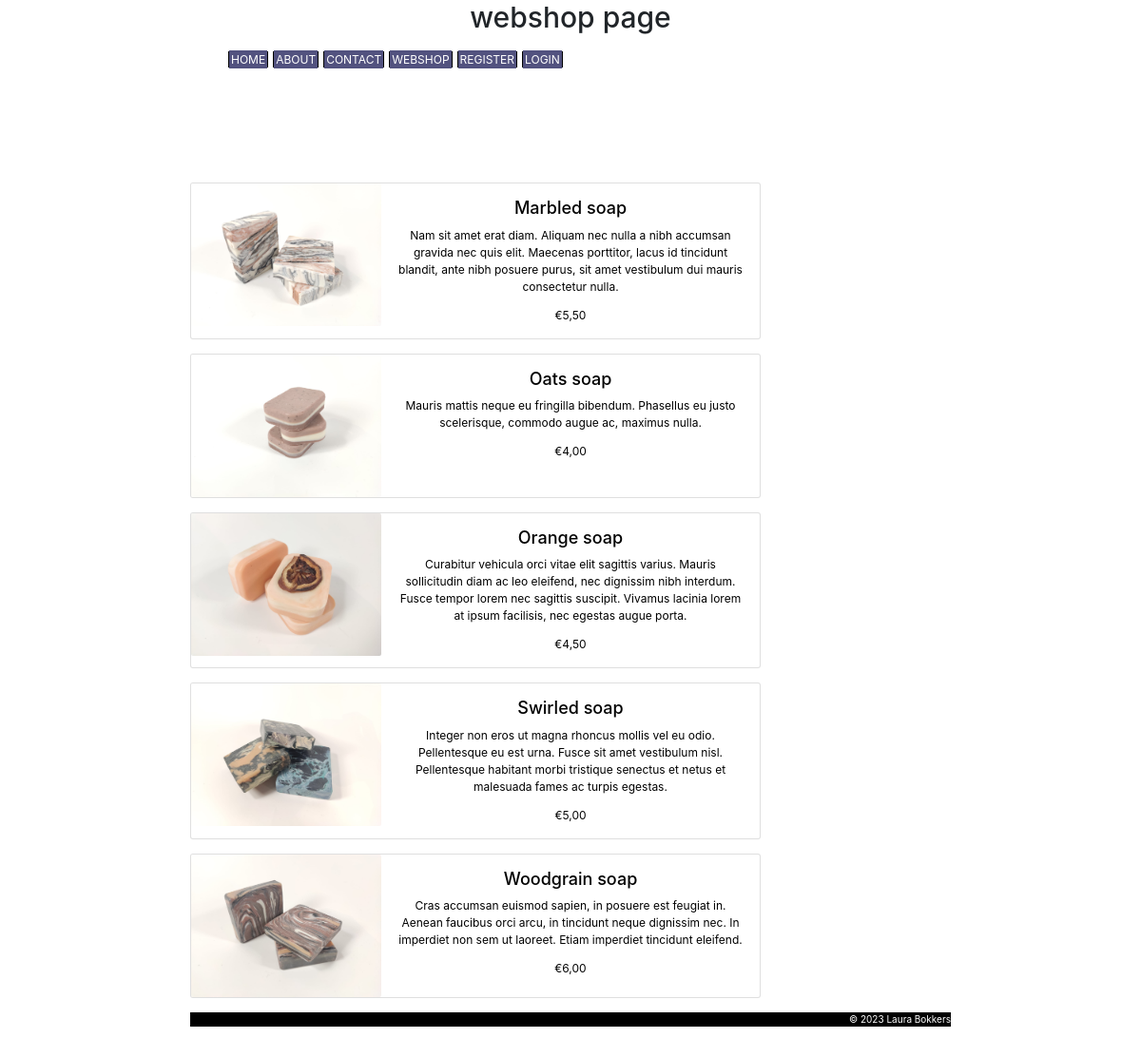
Screenshot of /index.php?page=webshop with the database file from the repository.
### tables this page shows
CREATE TABLE `products` (
  `id` int(11) NOT NULL,
  `name` varchar(100) NOT NULL,
  `description` varchar(300) NOT NULL,
  `pricetag` int(11) NOT NULL,
  `image_url` varchar(200) NOT NULL
);

### database-connection.php (called while the page is built, shortened)
<?php
function connectToDatabase()
{
    $server = 'localhost';
    $username = 'laura_web_shop_user';
    $password = 'ditiseenwachtwoord';
    $dbname = 'lauras_webshop';
    $conn = mysqli_connect($server, $username, $password, $dbname);
    return $conn;
}
function getProductsFromDatabase()
{
    $conn = connectToDatabase();
    $sql = "SELECT * FROM products";
    try {
        $result = mysqli_query($conn, $sql);
        $productsData = mysqli_fetch_all($result, MYSQLI_ASSOC);
    } finally {
        mysqli_close($conn);
    }
    return $productsData;
}

### webshop.php (the view, shortened to what this page needs)
<?php
function getWebshopData()
{
    $pageData = ['page' => 'webshop', 'products' => []];
    require_once('database-connection.php');
    try {
        $productsData = getProductsFromDatabase();
        $pageData['products'] = $productsData;
    } catch (Exception $e) {
        logError("getting products failed: " . $e->getMessage());
        $pageData['genericErr'] = "Er is een technisch probleem. Probeer het later nog eens.";
    }
    return $pageData;
}
function showWebshopContent($pageData)
{
    $productsArray = $pageData['products'];
    foreach ($productsArray as $product) {
        showProductCard($product);
    }
}
function showProductCard($product)
{
    echo
    "<div class='card text-center card-outer-container' style='width: 50rem'>
        <a href='index.php?page=product&id=" . $product['id'] . "'>
            <div class='card-inner-container'>
                <img class='card-img' src='" . $product['image_url'] . "' alt='soap image'></br>
                <div class ='product-text card-body'>
                    <h4 class = 'card-title'>" . $product['name'] . "</h4>
                    <p class = 'card-text'> " . $product['description'] . "</p>
                    <span>&euro;" . number_format(($product['pricetag'] / 100), 2, ',') . "</span>";
    echo "
                </div>
            </div>
        </a>
    </div>";
}

### index.php (shortened to what this page needs)
<?php
$page = getRequestedPage();
$pageData = processRequest($page);
showResponsePage($pageData);
function getRequestedPage()
{
    $requestType = $_SERVER['REQUEST_METHOD'];
    if ($requestType == "POST") {
        $requestedPage = getPostVar('page', 'home');
    } else {
        $requestedPage = getUrlVar('page', 'home');
    }
    return $requestedPage;
}
function showResponsePage($pageData)
{
    beginDocument();
    showHeadSection();
    showBodySection($pageData);
    endDocument();
};
function processRequest($page)
{
    $pageData = [];
    switch ($page) {
        case 'webshop':
            require_once('webshop.php');
            $pageData = getWebshopData();
            break;
    }
    $pageData['menu'] = array('home' => 'HOME', 'about' => 'ABOUT', 'contact' => 'CONTACT', 'webshop' => 'WEBSHOP');
    if (isUserLoggedIn()) {
        $pageData['menu']['logout'] = "LOGOUT " . getLoggedInUserName();
        $pageData['menu']['shoppingcart'] = "SHOPPINGCART";
    } else {
        $pageData['menu']['register'] = "REGISTER";
        $pageData['menu']['login'] = "LOGIN";
    }
    return $pageData;
}
function getUrlVar($key, $default = '')
{
    return getArrayVar($_GET, $key, $default);
};
function getArrayVar($array, $key, $default = '')
{
    return isset($array[$key]) ? $array[$key] : $default;
}
function beginDocument()
{
    echo "<!doctype html>
    <html class='entirepage'>";
}
function showHeadSection()
{
    echo '<head>
    <link rel="stylesheet" href="https://cdn.jsdelivr.net/npm/bootstrap@4.3.1/dist/css/bootstrap.min.css">
    <link rel="stylesheet" href="CSS/stylesheet.css">
    </head>';
}
function showBodySection($pageData)
{
    echo '    <body>' . PHP_EOL;
    showHeader($pageData['page']);
    showMenu($pageData);
    showContent($pageData);
    showFooter();
    echo '    </body>' . PHP_EOL;
}
function endDocument()
{
    echo  '</html>';
}
function showHeader($pageTitle)
{
    echo '<h1 class="headers">' . $pageTitle . ' page</h1>';
}
function showMenu($data)
{
    echo "<nav>";
    echo "<ul class='menu'>";
    foreach ($data['menu'] as $key => $page) {
        showMenuItem($key, $page);
    }
    echo '</ul>' . PHP_EOL . '</nav>' . PHP_EOL;
}
function showMenuItem($linkName, $buttonText)
{
    echo '<li><a href="index.php?page=' . $linkName . '">' . $buttonText . '</a></li>';
}
function showContent($pageData)
{
    $page = $pageData['page'];
    switch ($page) {
        case 'webshop':
            require_once('webshop.php');
            showWebshopContent($pageData);
            break;
    }
}
function showFooter()
{
    echo '<footer class="footers">
    <p>&copy; 2023 Laura Bokkers</p>
    </footer>';
}

### CSS/stylesheet.css (style rules this page uses)
.entirepage { width: 800px; margin: auto; font-size: 12px; color: darkgrey; background-color: white; }
.menu { list-style-type: none; }
.menu>li { color: blue; border: 1px solid black; display: inline; margin-right: 5px; }
.menu>li>a { text-decoration: none; color: white; background-color: rgb(82, 82, 127); padding: 2px; }
.headers { min-height: 48px; text-align: center; }
.footers { background-color: black; color: white; font-size: 10px; text-align: right; }
.card-outer-container { margin-bottom: 15px; }
.card-inner-container { display: flex; flex-direction: row; position: relative; cursor: pointer; text-decoration: none; }
.card-img { max-height: 150px; max-width: 200px; object-fit: cover; }
a:link { text-decoration: none; }

### rows the page displays
products: shows a picture, name "Marbled soap", description "Nam sit amet erat diam. Aliquam nec nulla a nibh accumsan gravida nec quis elit. Maecenas porttitor, lacus id tincidunt blandit, ante nibh posuere purus, sit amet vestibulum dui mauris consectetur nulla.", $product['pricetag']/100 "5,50"
products: shows a picture, name "Oats soap", description "Mauris mattis neque eu fringilla bibendum. Phasellus eu justo scelerisque, commodo augue ac, maximus nulla.", $product['pricetag']/100 "4,00"
products: shows a picture, name "Orange soap", description "Curabitur vehicula orci vitae elit sagittis varius. Mauris sollicitudin diam ac leo eleifend, nec dignissim nibh interdum. Fusce tempor lorem nec sagittis suscipit. Vivamus lacinia lorem at ipsum facilisis, nec egestas augue porta.", $product['pricetag']/100 "4,50"
products: shows a picture, name "Swirled soap", description "Integer non eros ut magna rhoncus mollis vel eu odio. Pellentesque eu est urna. Fusce sit amet vestibulum nisl. Pellentesque habitant morbi tristique senectus et netus et malesuada fames ac turpis egestas.", $product['pricetag']/100 "5,00"
products: shows a picture, name "Woodgrain soap", description "Cras accumsan euismod sapien, in posuere est feugiat in. Aenean faucibus orci arcu, in tincidunt neque dignissim nec. In imperdiet non sem ut laoreet. Etiam imperdiet tincidunt eleifend.", $product['pricetag']/100 "6,00"

### other values shown
$pageTitle "webshop"
$buttonText "HOME"
$buttonText "ABOUT"
$buttonText "CONTACT"
$buttonText "WEBSHOP"
$buttonText "REGISTER"
$buttonText "LOGIN"
